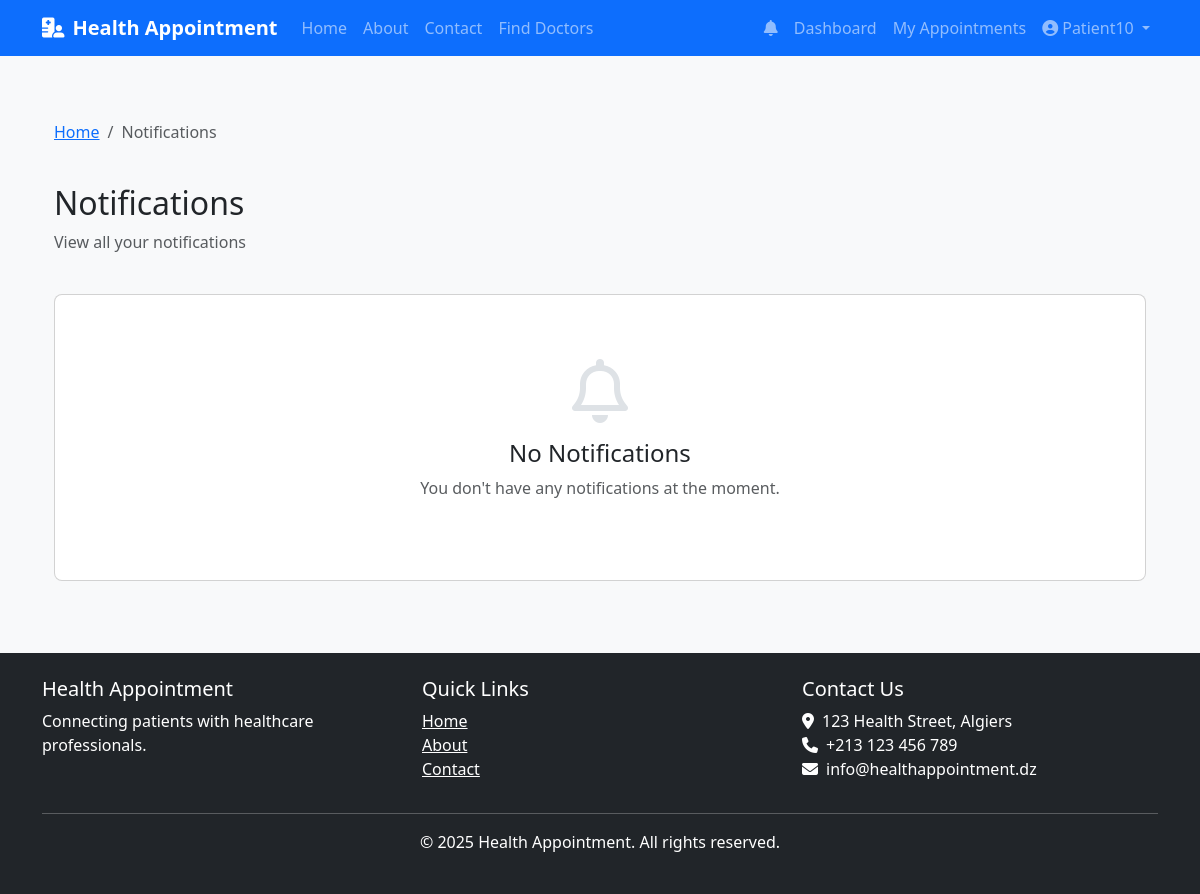
/notifications (signed in), run on an earlier commit of the app's database.
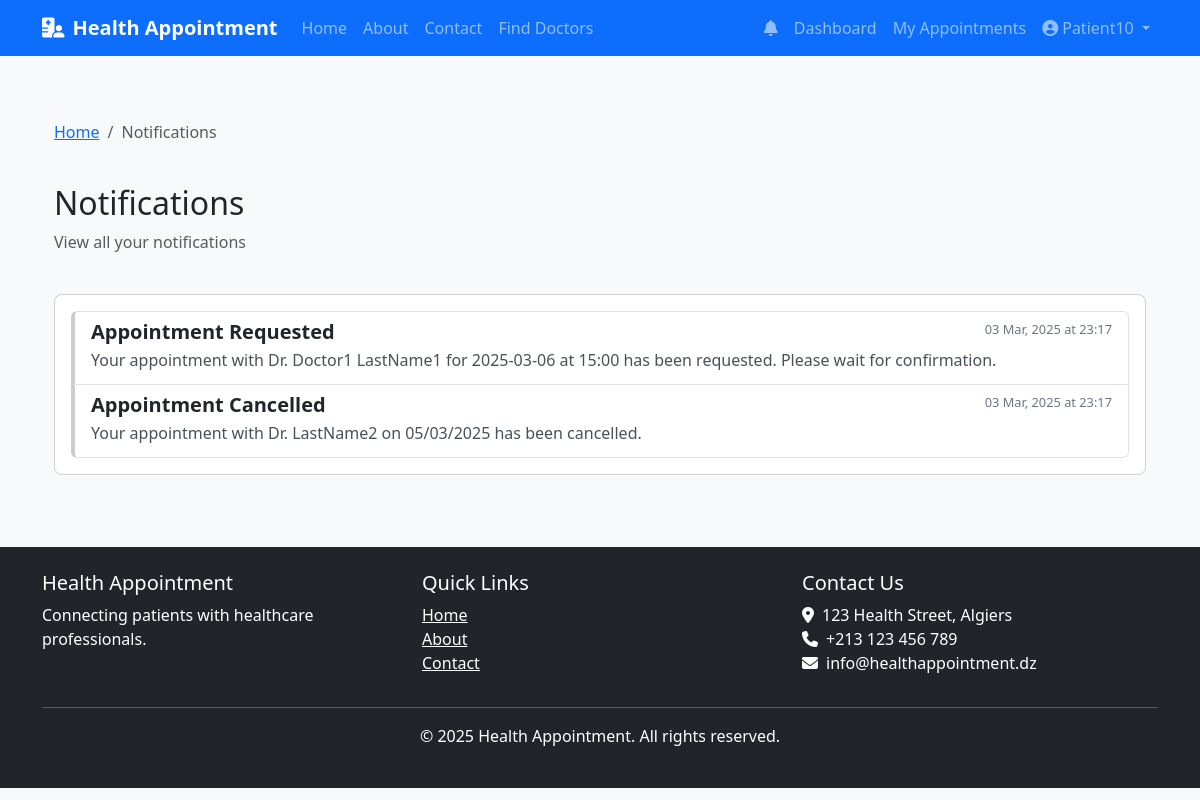
And on a later commit of the database.
### models.py (models this page shows, shortened)
class Notification(db.Model):
    __tablename__ = 'notifications'
    id = db.Column(db.Integer, primary_key=True)
    user_id = db.Column(db.Integer, db.ForeignKey('users.id'), nullable=False)
    title = db.Column(db.String(100), nullable=False)
    message = db.Column(db.Text, nullable=False)
    is_read = db.Column(db.Boolean, default=False)
    created_at = db.Column(db.DateTime, default=datetime.utcnow)

### routes.py (the view)
@main.route('/notifications')
@login_required
def notifications():
    user_notifications = Notification.query.filter_by(user_id=current_user.id).order_by(Notification.created_at.desc()).all()
    for notification in user_notifications:
        if not notification.is_read:
            notification.is_read = True
    db.session.commit()
    return render_template('main/notifications.html', notifications=user_notifications)

### app.py (called while the page is built)
@login_manager.user_loader
def load_user(user_id):
    return User.query.get(int(user_id))

def create_app():
    app = Flask(__name__)
    app.config.from_object(get_config())
    app.config['SESSION_COOKIE_NAME'] = f'session_{uuid.uuid4().hex[:8]}'
    os.makedirs(app.config['UPLOAD_FOLDER'], exist_ok=True)
    db.init_app(app)
    login_manager.init_app(app)
    login_manager.login_view = 'auth.login'
    login_manager.login_message_category = 'info'
    mail.init_app(app)
    bcrypt.init_app(app)
    app.register_blueprint(main)
    app.register_blueprint(auth, url_prefix='/auth')
    app.register_blueprint(patient, url_prefix='/patient')
    app.register_blueprint(doctor, url_prefix='/doctor')
    app.register_blueprint(admin, url_prefix='/admin')
    app.register_blueprint(admin_panel)
    @app.context_processor
    def inject_now():
        return {'now': datetime.datetime.now()}
    return app

### templates/main/notifications.html (shortened to what this page needs)
{% extends 'base.html' %}
{% block content %}
<div class="container mt-4">
    <div class="row mb-4">
        <div class="col-md-12">
            <nav aria-label="breadcrumb">
                <ol class="breadcrumb">
                    <li class="breadcrumb-item"><a href="{{ url_for('main.index') }}">Home</a></li>
                    <li class="breadcrumb-item active">Notifications</li>
                </ol>
            </nav>
        </div>
    </div>
    <div class="row mb-4">
        <div class="col-md-12">
            <h2>Notifications</h2>
            <p class="text-muted">View all your notifications</p>
        </div>
    </div>
    <div class="row">
        <div class="col-md-12">
            <div class="card">
                <div class="card-body">
                    {% if notifications %}
                        <div class="list-group">
                            {% for notification in notifications %}
                                <div class="list-group-item notification-item {% if not notification.is_read %}unread{% endif %}">
                                    <div class="d-flex w-100 justify-content-between">
                                        <h5 class="notification-title">{{ notification.title }}</h5>
                                        <small class="notification-time">
                                            {{ notification.created_at.strftime('%d %b, %Y at %H:%M') }}
                                        </small>
                                    </div>
                                    <p class="notification-content mb-1">{{ notification.message }}</p>
                                </div>
                            {% endfor %}
                        </div>
                    {% else %}
                        <div class="empty-state">
                            <i class="far fa-bell"></i>
                            <h4>No Notifications</h4>
                            <p class="text-muted">You don't have any notifications at the moment.</p>
                        </div>
                    {% endif %}
                </div>
            </div>
        </div>
    </div>
</div>
{% endblock %}

What changed in the data, as far as the page shows it:
added Notification: title "Appointment Requested", created_at "03 Mar, 2025 at 23:17", message "Your appointment with Dr. Doctor1 LastName1 for 2025-03-06 at 15:00 has been requested. Please wait for confirmation."
added Notification: title "Appointment Cancelled", created_at "03 Mar, 2025 at 23:17", message "Your appointment with Dr. LastName2 on 05/03/2025 has been cancelled."
Also different on the page:
text no longer shown: "No Notifications You don't have any notifications at the moment."
